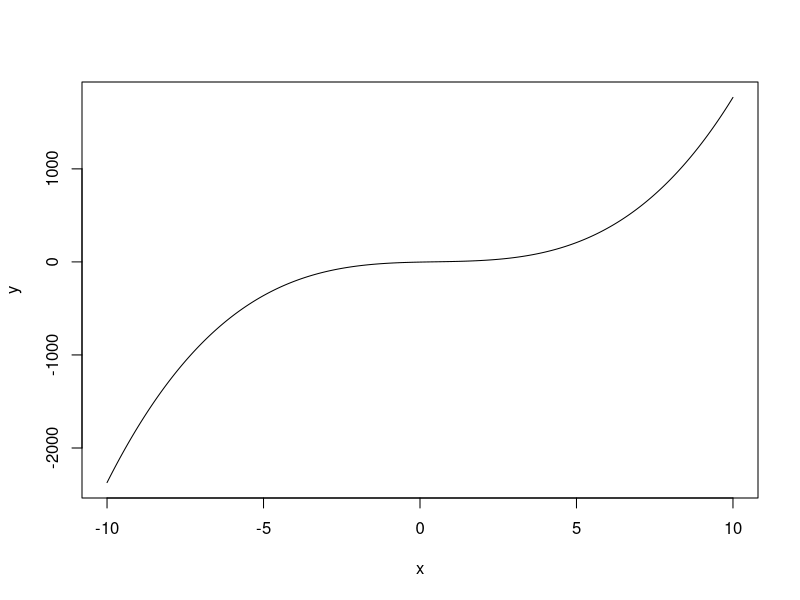

Recreate this plot in R.
## ---- chunk 1
knitr::opts_chunk$set(echo = TRUE)
## ---- chunk 2
a <- 2
b <- -3
c <- 7
d <- -2
x <- seq(-10,10, by = 0.001)
y <- a * (x ^ 3) + b * (x ^2) + c * x + d
plot(x, y, type = "l" )
